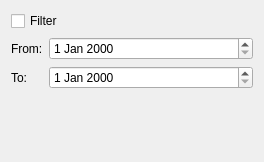
<?xml version="1.0" encoding="UTF-8"?>
<ui version="4.0">
 <class>Systemus::FilterItemWidget</class>
 <widget class="QWidget" name="Systemus::FilterItemWidget">
  <property name="geometry">
   <rect>
    <x>0</x>
    <y>0</y>
    <width>264</width>
    <height>162</height>
   </rect>
  </property>
  <property name="windowTitle">
   <string>Form</string>
  </property>
  <layout class="QFormLayout" name="formLayout">
   <item row="0" column="0" colspan="2">
    <widget class="QCheckBox" name="checkBox">
     <property name="text">
      <string>Filter</string>
     </property>
    </widget>
   </item>
   <item row="1" column="0">
    <widget class="QLabel" name="fromLabel">
     <property name="text">
      <string>From:</string>
     </property>
    </widget>
   </item>
   <item row="1" column="1">
    <widget class="QDateEdit" name="fromDateEdit"/>
   </item>
   <item row="2" column="0">
    <widget class="QLabel" name="toLabel">
     <property name="text">
      <string>To:</string>
     </property>
    </widget>
   </item>
   <item row="2" column="1">
    <widget class="QDateEdit" name="toDateEdit"/>
   </item>
  </layout>
 </widget>
 <resources/>
 <connections/>
</ui>
